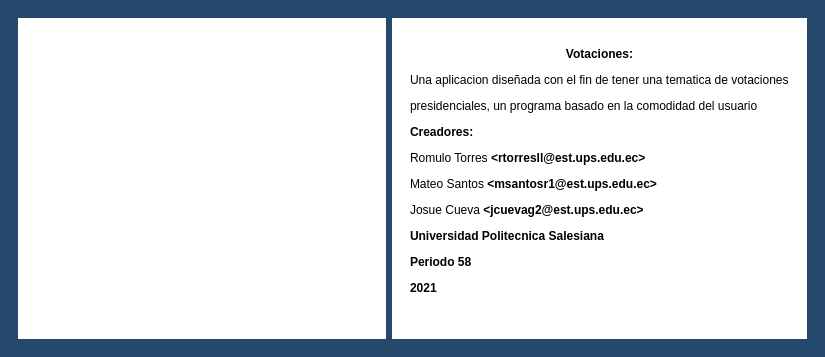
<?xml version="1.0" encoding="UTF-8"?>
<ui version="4.0">
 <class>Acercade</class>
 <widget class="QMainWindow" name="Acercade">
  <property name="geometry">
   <rect>
    <x>0</x>
    <y>0</y>
    <width>825</width>
    <height>357</height>
   </rect>
  </property>
  <property name="minimumSize">
   <size>
    <width>825</width>
    <height>357</height>
   </size>
  </property>
  <property name="maximumSize">
   <size>
    <width>825</width>
    <height>372</height>
   </size>
  </property>
  <property name="windowTitle">
   <string>Acerca</string>
  </property>
  <property name="windowIcon">
   <iconset resource="Recursos.qrc">
    <normaloff>:/Recursos/algoritmo.png</normaloff>:/Recursos/algoritmo.png</iconset>
  </property>
  <property name="styleSheet">
   <string notr="true">background-color: rgb(36, 73, 109);</string>
  </property>
  <widget class="QWidget" name="centralwidget">
   <layout class="QVBoxLayout" name="verticalLayout_2">
    <item>
     <widget class="QWidget" name="widget_4" native="true">
      <layout class="QHBoxLayout" name="horizontalLayout_3">
       <item>
        <widget class="QWidget" name="widget_2" native="true">
         <property name="minimumSize">
          <size>
           <width>70</width>
           <height>0</height>
          </size>
         </property>
         <property name="styleSheet">
          <string notr="true">background-color: rgb(255, 255, 255);</string>
         </property>
         <layout class="QHBoxLayout" name="horizontalLayout_2">
          <item>
           <widget class="QWidget" name="widget_3" native="true">
            <property name="styleSheet">
             <string notr="true">image: url(:/Recursos/logo-ups-home.png);</string>
            </property>
           </widget>
          </item>
         </layout>
        </widget>
       </item>
       <item>
        <widget class="QWidget" name="widget_5" native="true">
         <property name="styleSheet">
          <string notr="true">background-color: rgb(255, 255, 255);
color: rgb(0, 0, 0);</string>
         </property>
         <layout class="QVBoxLayout" name="verticalLayout">
          <item>
           <widget class="QWidget" name="widget" native="true">
            <layout class="QHBoxLayout" name="horizontalLayout">
             <item>
              <widget class="QLabel" name="label">
               <property name="text">
                <string>&lt;html&gt;&lt;head/&gt;&lt;body&gt;&lt;p align=&quot;center&quot;&gt;&lt;span style=&quot; font-weight:600;&quot;&gt;Votaciones:&lt;/span&gt;&lt;/p&gt;&lt;p&gt;Una aplicacion diseñada con el fin de tener una tematica de votaciones&lt;/p&gt;&lt;p&gt;presidenciales, un programa basado en la comodidad del usuario&lt;/p&gt;&lt;p&gt;&lt;span style=&quot; font-weight:600;&quot;&gt;Creadores:&lt;/span&gt;&lt;/p&gt;&lt;p&gt;Romulo Torres&lt;span style=&quot; font-weight:600;&quot;&gt; &amp;lt;rtorresll@est.ups.edu.ec&amp;gt;&lt;/span&gt;&lt;/p&gt;&lt;p&gt;Mateo Santos &lt;span style=&quot; font-weight:600;&quot;&gt;&amp;lt;msantosr1@est.ups.edu.ec&amp;gt;&lt;/span&gt;&lt;/p&gt;&lt;p&gt;Josue Cueva &lt;span style=&quot; font-weight:600;&quot;&gt;&amp;lt;jcuevag2@est.ups.edu.ec&amp;gt;&lt;/span&gt;&lt;/p&gt;&lt;p&gt;&lt;span style=&quot; font-weight:600;&quot;&gt;Universidad Politecnica Salesiana &lt;/span&gt;&lt;/p&gt;&lt;p&gt;&lt;span style=&quot; font-weight:600;&quot;&gt;Periodo 58&lt;/span&gt;&lt;/p&gt;&lt;p&gt;&lt;span style=&quot; font-weight:600;&quot;&gt;2021&lt;/span&gt;&lt;br/&gt;&lt;/p&gt;&lt;/body&gt;&lt;/html&gt;</string>
               </property>
              </widget>
             </item>
            </layout>
           </widget>
          </item>
         </layout>
        </widget>
       </item>
      </layout>
     </widget>
    </item>
   </layout>
  </widget>
 </widget>
 <resources>
  <include location="Recursos.qrc"/>
 </resources>
 <connections/>
</ui>
